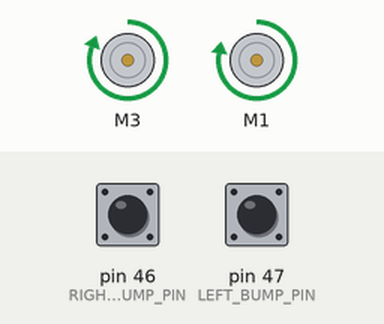
Bench run of a sketch on a simulated Arduino Mega 2560, built with avr-gcc and run on an emulated ATmega2560. On the bench: 2 × DC motor (green arrow = forward, orange = backward, longer = faster). The inputs (shaded band) are chosen by the test bench; at power-on: pin 46 (RIGHT_BUMP_PIN) HIGH, pin 47 (LEFT_BUMP_PIN) HIGH.

Above: at 3.2 s.
3.3 s: pin 46 (RIGHT_BUMP_PIN) pulled LOW for 0.15 s
At 3.7 s:
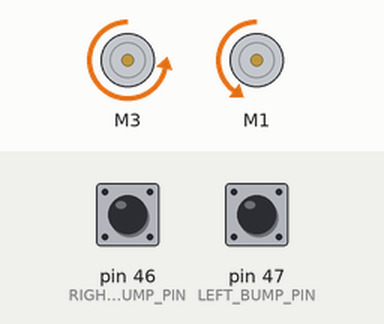
5.3 s: pin 47 (LEFT_BUMP_PIN) pulled LOW for 1 s
At 5.7 s:
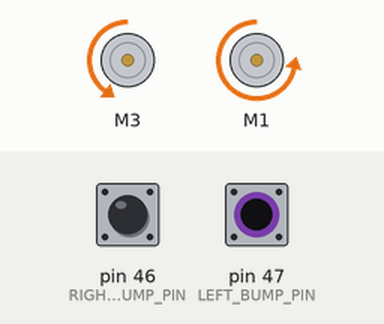
7.8 s: pin 47 (LEFT_BUMP_PIN) pulled LOW for 3.2 s
At 12.2 s:
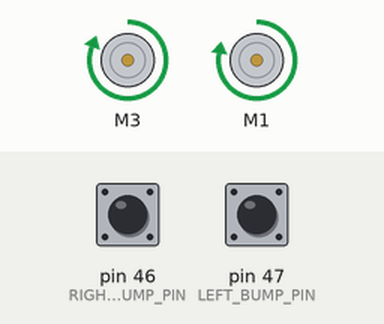
12.5 s: pin 46 (RIGHT_BUMP_PIN) pulled LOW for 3.2 s
At 12.9 s:
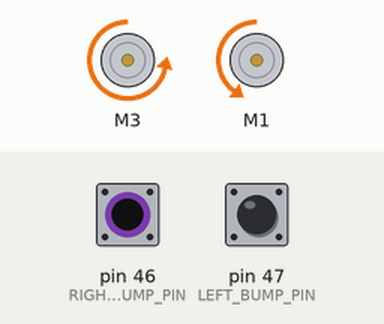
Timing chart, 0 to 17.5 s (numbered marks = the images above; inputs shaded):
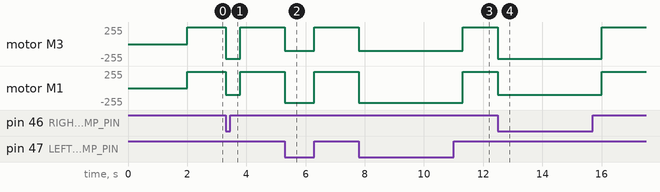

The sketch:

B3_03_BumpRACE.ino
```cpp
/* B3_03_Bump.ino

   Drive the TWO-WHEELED Bread Board Bot (BBbot, B^3)
   forward.  When a whisker bump sensor on either side hits something,
   back up and turn slightly away from that direction and resume
   forward path.

   Arduino: Arduino Mega 256 v3 Clone
   Motor Shield: Adafruit assembled Motor Shield for Arduino v2
   ---->  http://www.adafruit.com/products/1438

   Programmer: Dave Eslinger; June 12, 2015
   Major revisions:
         July 3, 2015 DLE (renamed, changed motorshield pointer passing)
*/
#include <Wire.h>
#include <Adafruit_MotorShield.h>
#include <math.h>
#include <breadboardbot.h>

// Create the motor shield object with the default I2C address
Adafruit_MotorShield AFMS = Adafruit_MotorShield();

// Define Pin Assignments
const byte LEFT_BUMP_PIN = 47;    // Define DIGITAL Pins for left
const byte RIGHT_BUMP_PIN = 46;   // and right bump sensors
// Define Constants
const byte FORWARD_SPEED = 170;   // Define normal speeds
const byte BACKWARD_SPEED = 254;  // and backup/turn speed
const int  TURN_DURATION = 1250;   // Turn time in milliseconds

// Define 'ports' for motors.
const byte LEFT_MOTOR_PORT = 3;
const byte RIGHT_MOTOR_PORT = 1;
// Create pointers to motor control objects
Adafruit_DCMotor *motorLeft = AFMS.getMotor(LEFT_MOTOR_PORT);
Adafruit_DCMotor *motorRight = AFMS.getMotor(RIGHT_MOTOR_PORT);


void setup(void){
  AFMS.begin();  // create with the default frequency 1.6KHz
  // Turn off all motors to start, just a good habit
  motorLeft->run(RELEASE);
  motorRight->run(RELEASE);
  Serial.begin(9600);  //Begin serial communcation

  /*Set up Bump Pins with Arduino internal pullup resistors
    This will make them always high unless a bump switch is hit,
    which will make a connection to ground and they will read low. */
  pinMode(LEFT_BUMP_PIN,INPUT_PULLUP);
  pinMode(RIGHT_BUMP_PIN,INPUT_PULLUP);

  delay(2000);  // Two second delay to get the robot ready
}

void loop(){
  /*  Assuming no switches closed initially.  Drive forward: */
  motorLeft->setSpeed(255);
  motorRight->setSpeed(245
  );
  while(digitalRead(LEFT_BUMP_PIN) == HIGH &&
        digitalRead(RIGHT_BUMP_PIN) == HIGH) {

    motorLeft->run(FORWARD);
    motorRight->run(FORWARD);


  }

  /* If you got here, one of the bump switches was closed */

  /* First check the LEFT sensor: */
  if(digitalRead(LEFT_BUMP_PIN) != HIGH) { // the LEFT side switch was bumped
    motorLeft->setSpeed(100); // Slowly back up and turn to right
    motorRight->setSpeed(220);
    motorLeft->run(BACKWARD);
    motorRight->run(BACKWARD);
    delay(500);                  // for specified duration
    motorLeft->run(RELEASE);               // Then stop power to the motors
    motorRight->run(RELEASE);              // and move to next section of code
  }

  /* Then check the right sensor: */
   if(digitalRead(RIGHT_BUMP_PIN) != HIGH) { // the RIGHT side switch was bumped

    motorLeft->setSpeed(220); // Slowly back up and turn to left
    motorRight->setSpeed(100);
    motorLeft->run(BACKWARD);
    motorRight->run(BACKWARD);
    delay(500);                 // for specified duration
    motorLeft->run(RELEASE);               // Then stop power to the motors
    motorRight->run(RELEASE);              // and move to next section of code
  }

   /*That is all!  Now go back to the beginning of the loop and
     drive straight ahead until somehting is bumped. */

     }
```

Measured:
- after the input at 3.3 s, motor M3: forward 255/255 → backward 220/255 at once, → forward 255/255 0.50 s later; motor M1: forward 245/255 → backward 100/255 at once, → forward 245/255 0.50 s later
- after the input at 5.3 s, motor M3: forward 255/255 → backward 100/255 at once, → forward 255/255 1.0 s later; motor M1: forward 245/255 → backward 220/255 at once, → forward 245/255 1.0 s later
- after the input at 7.8 s, motor M3: forward 255/255 → backward 100/255 at once, → forward 255/255 3.5 s later; motor M1: forward 245/255 → backward 220/255 at once, → forward 245/255 3.5 s later
- after the input at 12.5 s, motor M3: forward 255/255 → backward 220/255 at once, → forward 255/255 3.5 s later; motor M1: forward 245/255 → backward 100/255 at once, → forward 245/255 3.5 s later
